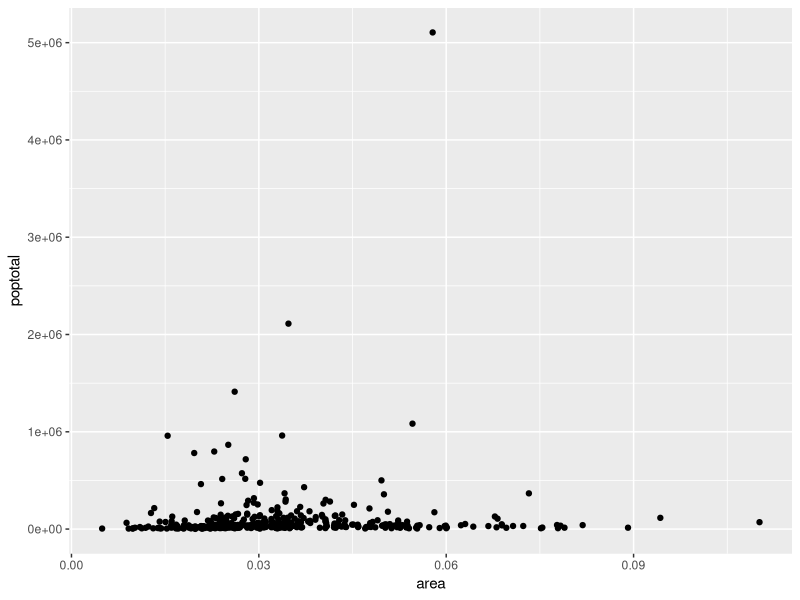

Generate this figure with R:
## ---- chunk 1
knitr::opts_chunk$set(echo = TRUE)
## ---- chunk 2
library(ggplot2)
ggplot(midwest, aes(x=area, y=poptotal)) + geom_jitter()
